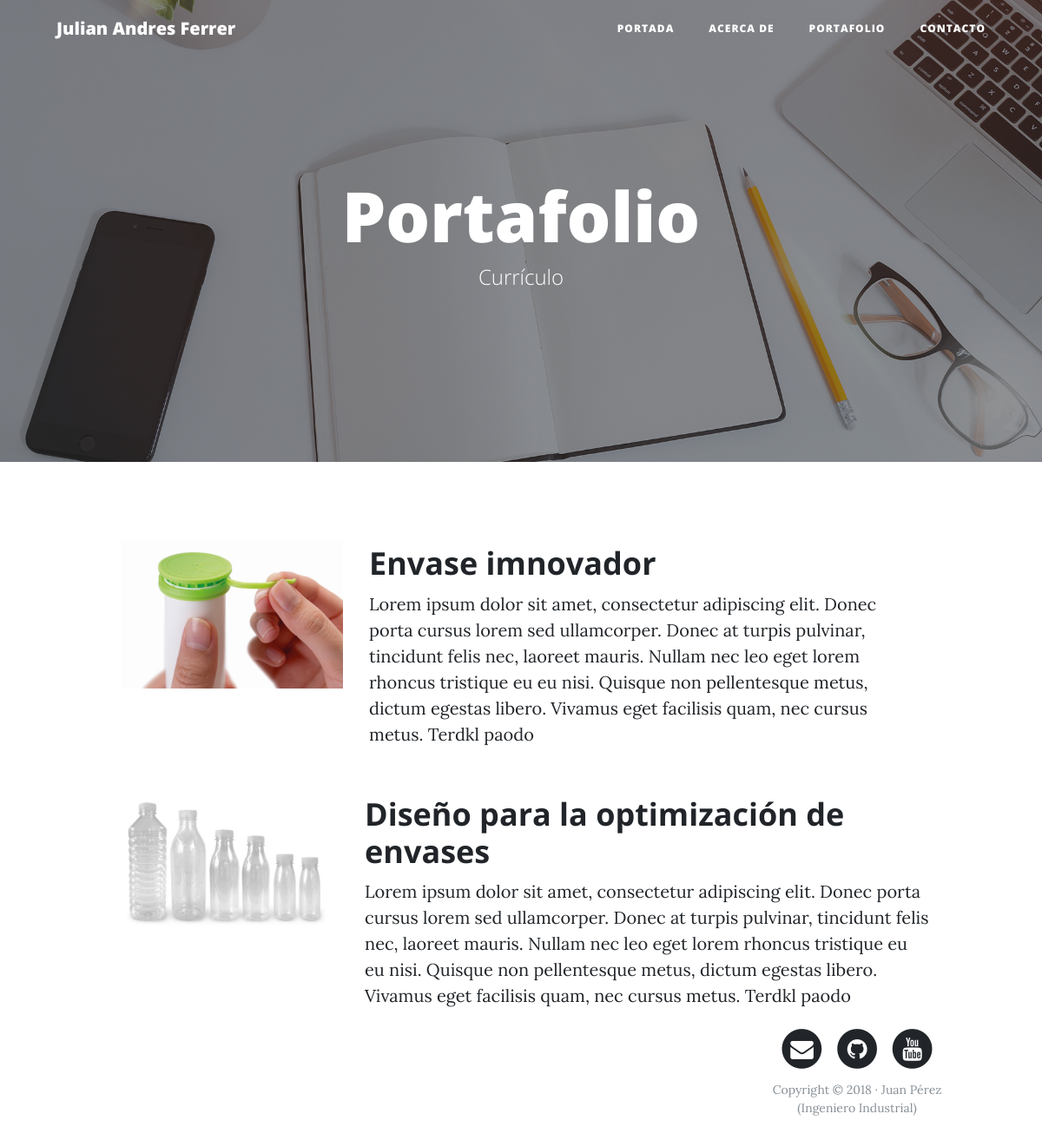
Page /porfolio/ on the earlier database version.
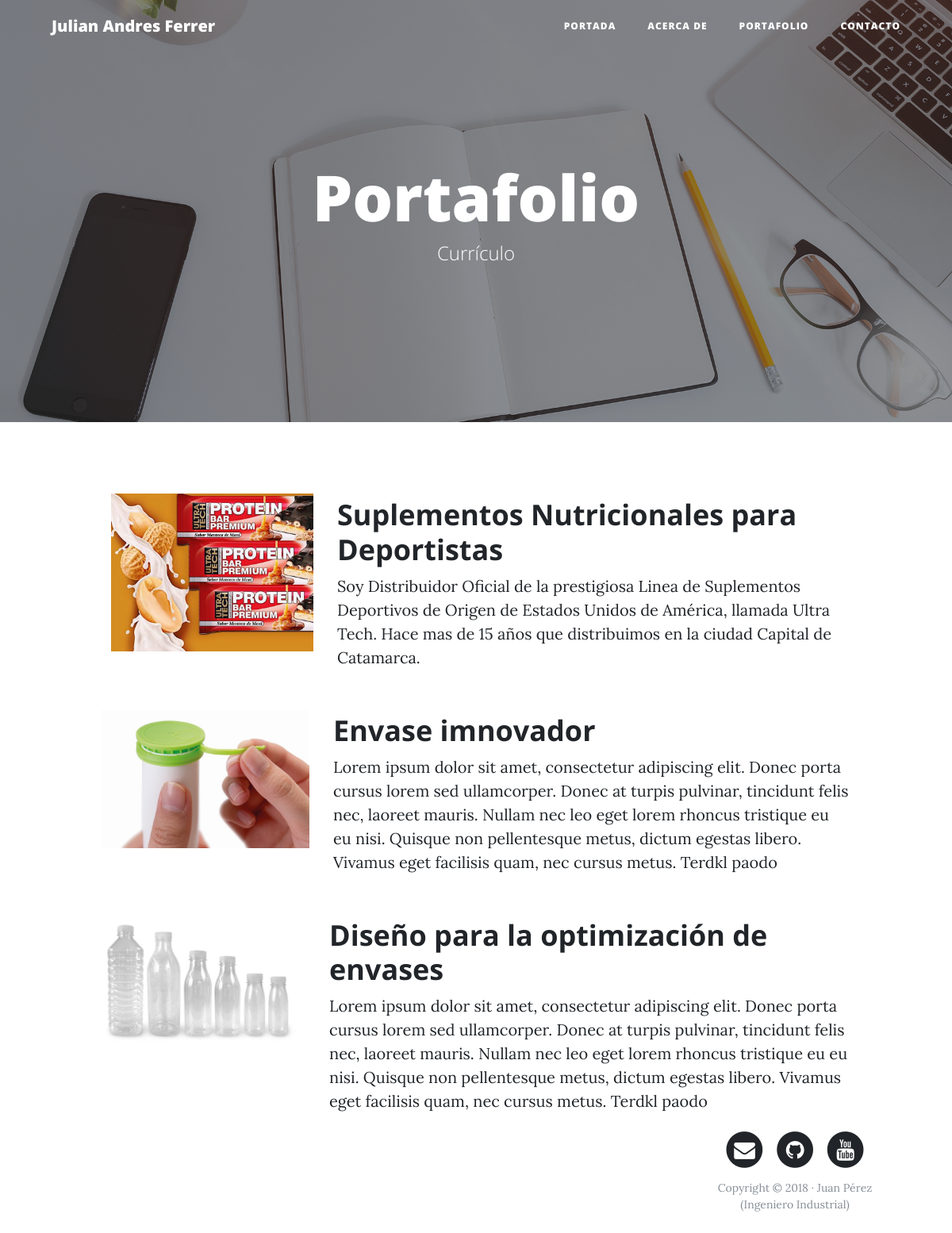
Same page on the later database version.
### porfolio/models.py (models this page shows, shortened)
class Project(models.Model):
     title = models.CharField(max_length=200, verbose_name='Título')
     description = models.TextField(verbose_name='Descripción')
     image = models.ImageField(verbose_name='Imágen', upload_to="projects")
     created = models.DateTimeField(auto_now_add=True, verbose_name='Fecha de Creación')
     updated = models.DateTimeField(auto_now=True, verbose_name='Fecha de Edición')
     class Meta:
          verbose_name = "proyecto"
          verbose_name_plural = "proyectos"
          ordering = ["-created"]

### porfolio/views.py (the view)
# urls.py: path('porfolio/', porfolio_views.porfolio, name="porfolio"),
def porfolio(request):
     projects = Project.objects.all()
     return render(request, "porfolio/porfolio.html", {'projects':projects})

### porfolio/templates/porfolio/porfolio.html (shortened to what this page needs)
{% extends 'core/base.html' %}
{% block background %}{% load static %}{% static 'core/img/portfolio-bg.jpg' %}{% endblock %}
{% block headers %}
     <h1>Portafolio</h1>
     <span class="subheading">Currículo</span>
{% endblock %}
{% block content %}
	{% for project in projects %}
	      <div class="row project">
	      	<div class="col-lg-3 col-md-4 offset-lg-1">
			      <img class="img-fluid" src="{{project.image.url}}" alt="">
	      	</div>
	        <div class="col-lg-7 col-md-8">
	      		<h2 class="section-heading title">{{project.title}}</h2>
	          <p>{{project.description}}</p>
	      	</div>
	{% endfor %}
{% endblock %}

### core/templates/core/base.html (shortened to what this page needs)
<!DOCTYPE html>
<html lang="es">
  <head>
     {% load static %}
    <link href="{% static 'core/vendor/bootstrap/css/bootstrap.min.css' %}" rel="stylesheet">
    <link href="{% static 'core/vendor/font-awesome/css/font-awesome.min.css'%}" rel="stylesheet" type="text/css">
    <link href="{% static 'core/css/clean-blog.min.css'%}" rel="stylesheet">
  </head>
  <body>
    <nav class="navbar navbar-expand-lg navbar-light fixed-top" id="mainNav">
      <div class="container">
        <a class="navbar-brand" href="{% url 'home' %}">Julian Andres Ferrer</a>
        <div class="collapse navbar-collapse" id="navbarResponsive">
          <ul class="navbar-nav ml-auto">
            <li class="nav-item">
              <a class="nav-link" href="{% url 'home' %}">Portada</a>
            </li>
            <li class="nav-item">
              <a class="nav-link" href="{% url 'about' %}">Acerca de</a>
            </li>
            <li class="nav-item">
              <a class="nav-link" href="{% url 'porfolio' %}">Portafolio</a>
            </li>
            <li class="nav-item">
              <a class="nav-link" href="{% url 'contact' %}">Contacto</a>
            </li>
          </ul>
        </div>
      </div>
    </nav>
    <header class="masthead" style="background-image: url('{% block background %} {% endblock %}')">
      <div class="overlay"></div>
      <div class="container">
        <div class="row">
          <div class="col-lg-8 col-md-10 mx-auto">
            <div class="site-heading">
                 {% block headers %}{% endblock %}
            </div>
          </div>
        </div>
      </div>
    </header>
    <div class="container">
          {% block content %}{% endblock %}
    </div>
    <footer>
      <div class="container">
        <div class="row">
          <div class="col-lg-8 col-md-10 mx-auto">
            <ul class="list-inline text-center">
              <li class="list-inline-item">
                <a href="#">
                  <span class="fa-stack fa-lg">
                    <i class="fa fa-circle fa-stack-2x"></i>
                    <i class="fa fa-envelope fa-stack-1x fa-inverse"></i>
                  </span>
                </a>
              </li>
              <li class="list-inline-item">
                <a href="#">
                  <span class="fa-stack fa-lg">
                    <i class="fa fa-circle fa-stack-2x"></i>
                    <i class="fa fa-github fa-stack-1x fa-inverse"></i>
                  </span>
                </a>
              </li>
              <li class="list-inline-item">
                <a href="#">
                  <span class="fa-stack fa-lg">
                    <i class="fa fa-circle fa-stack-2x"></i>
                    <i class="fa fa-youtube fa-stack-1x fa-inverse"></i>
                  </span>
                </a>
              </li>
            </ul>
            <p class="copyright text-muted">Copyright &copy; 2018 · Juan Pérez (Ingeniero Industrial) </p>
          </div>
        </div>
      </div>
    </footer>
  </body>
</html>

Differences in the rows shown:
added Project: image (picture), title "Suplementos Nutricionales para Deportistas", description "Soy Distribuidor Oficial de la prestigiosa Linea de Suplementos Deportivos de Origen de Estados Unidos de América, llamada Ultra Tech. Hace mas de 15 años que distribuimos en la ciudad Capital de Catamarca."
